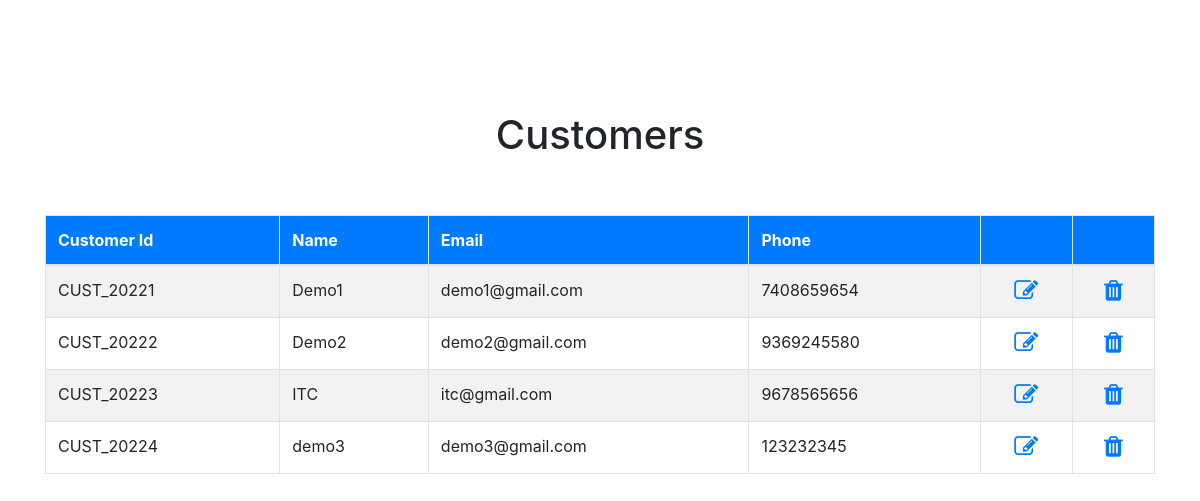
Page /customer/all on the committed database.
### models.py (models this page shows, shortened)
class Customer(db.Model):
    id = db.Column("id", db.Integer, primary_key=True)
    name = db.Column(db.String(50), nullable=False)
    email = db.Column(db.String(50), nullable=False)
    phone = db.Column(db.String(12), nullable=False)
    is_active = db.Column(db.Boolean, default=True, nullable=False)

### main.py (the view)
@app.route("/customer/all", methods=["GET"])
def get_customers():
    customers = models.Customer.query.filter_by(is_active=1).all()
    return render_template("customers_list.html", customers=customers)

### templates/customers_list.html (shortened to what this page needs)
{% extends "head.html" %}
{% block main %}
    <div class="container">
        <div style="margin: 10% auto;">
            <h1 class="text-center" style="margin-bottom: 5%;">Customers</h1>
            <div class="table-responsive-md">
                <table class="table table-striped table-bordered">
                    <thead class="bg-primary" style="color: white;">
                        <th>Customer Id</th>
                        <th>Name</th>
                        <th>Email</th>
                        <th>Phone</th>
                        <th></th>
                        <th></th>
                    </thead>
                    {% for customer in customers %}
                    <tr>
                        <td>CUST_2022{{ customer.id }}</td>
                        <td>{{ customer.name }}</td>
                        <td>{{ customer.email }}</td>
                        <td>{{ customer.phone }}</td>
                        <td class="text-center"><a href={{ url_for('edit_customer', cust_id=customer.id) }}><i class="fa fa-edit" style="font-size:24px"></i></a></td>
                        <td class="text-center"><a href={{ url_for('deactivate_customer', cust_id=customer.id) }}><i class="fa fa-trash" style="font-size:24px"></i></a></td>
                    </tr>
                    {% endfor %}
                </table>
            </div>
        </div>
    </div>
{% endblock %}

### templates/head.html (shortened to what this page needs)
<!DOCTYPE html>
<html lang="en">
<head>
    <link rel="stylesheet" href="https://cdnjs.cloudflare.com/ajax/libs/font-awesome/4.7.0/css/font-awesome.min.css">
    <link rel="stylesheet" href="https://cdn.jsdelivr.net/npm/bootstrap@4.0.0/dist/css/bootstrap.min.css"
>
</head>
<body>
    {% block main %}
    {% endblock %}
</body>
</html>

### rows in the picture
Customer: id "1", name "Demo1", email "demo1@gmail.com", phone "7408659654"
Customer: id "2", name "Demo2", email "demo2@gmail.com", phone "9369245580"
Customer: id "3", name "ITC", email "itc@gmail.com", phone "9678565656"
Customer: id "4", name "demo3", email "demo3@gmail.com", phone "123232345"
